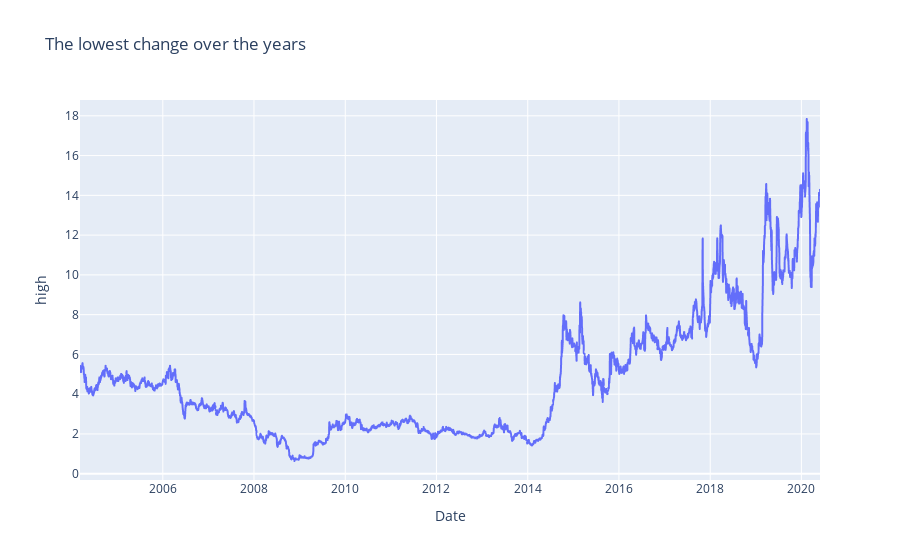

Notebook cell for this chart:
### Code cell
fig = px.line(vestel, x = 'Date', y = 'high', title='The lowest change over the years')
fig.show()

### Figure 1 — Plotly figure (JSON) as saved in the notebook; plotly's stock layout.template omitted (floating-point values rounded to 4 significant figures; data arrays with more than 128 entries replaced by an {"elided": "..."} marker saying what was removed)
{"data": [{"hovertemplate": "Date=%{x}<br>high=%{y}<extra></extra>", "legendgroup": "", "line": {"color": "#636efa", "dash": "solid"}, "marker": {"symbol": "circle"}, "mode": "lines", "name": "", "showlegend": false, "type": "scattergl", "x": {"elided": "4179 str values"}, "xaxis": "x", "y": {"elided": "4179 float values"}, "yaxis": "y"}], "layout": {"legend": {"tracegroupgap": 0}, "title": {"text": "The lowest change over the years"}, "xaxis": {"anchor": "y", "domain": [0, 1], "title": {"text": "Date"}}, "yaxis": {"anchor": "x", "domain": [0, 1], "title": {"text": "high"}}}}
